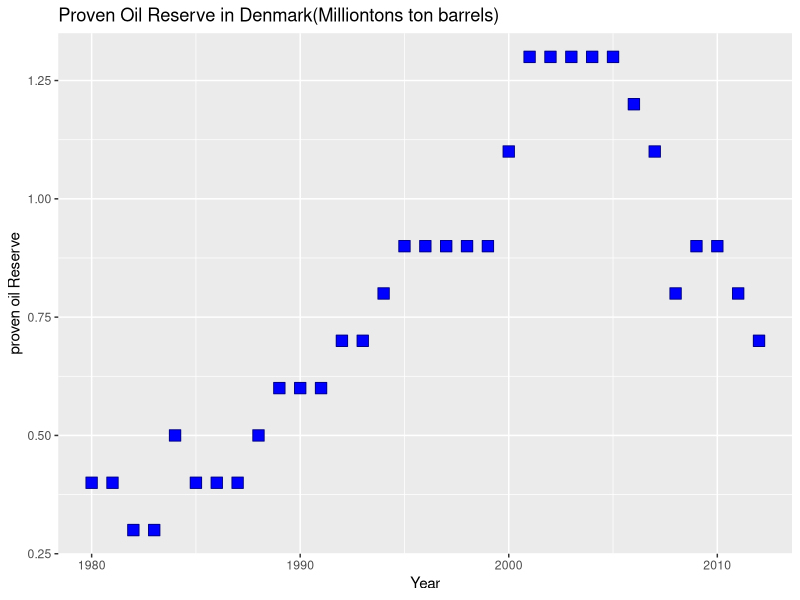
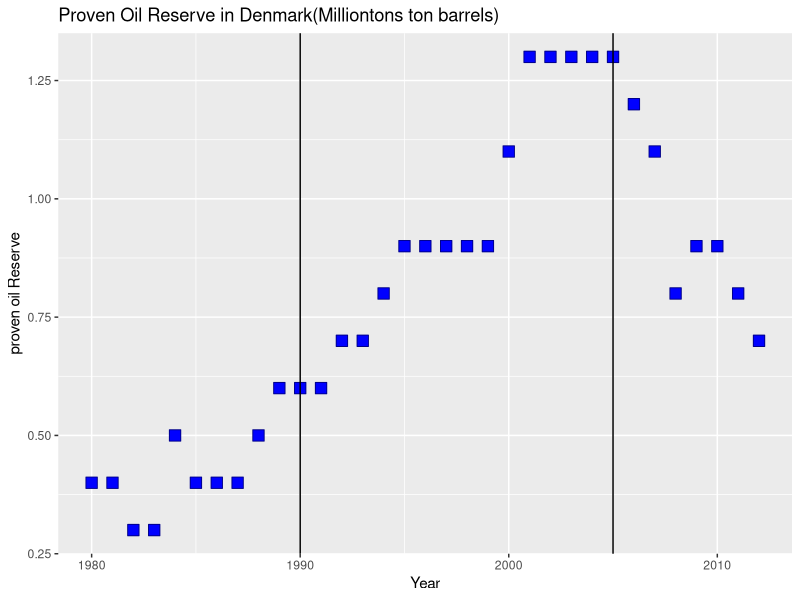
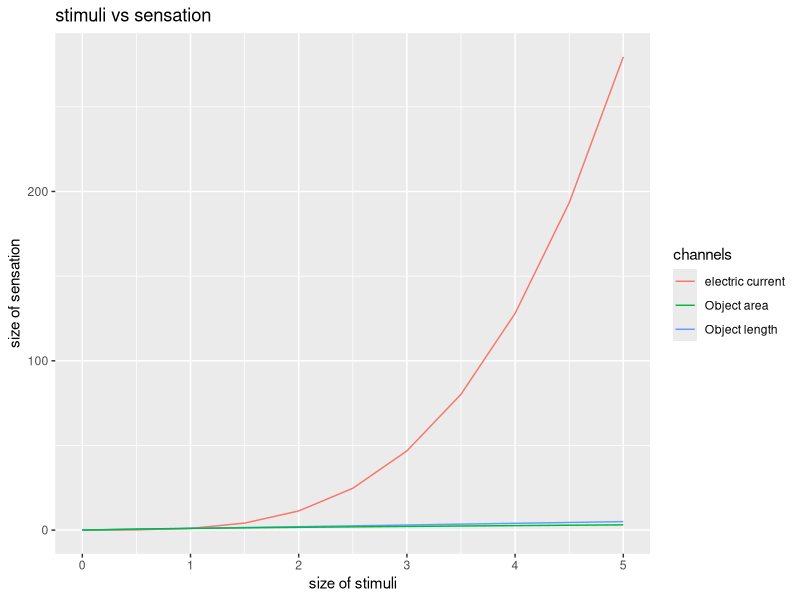
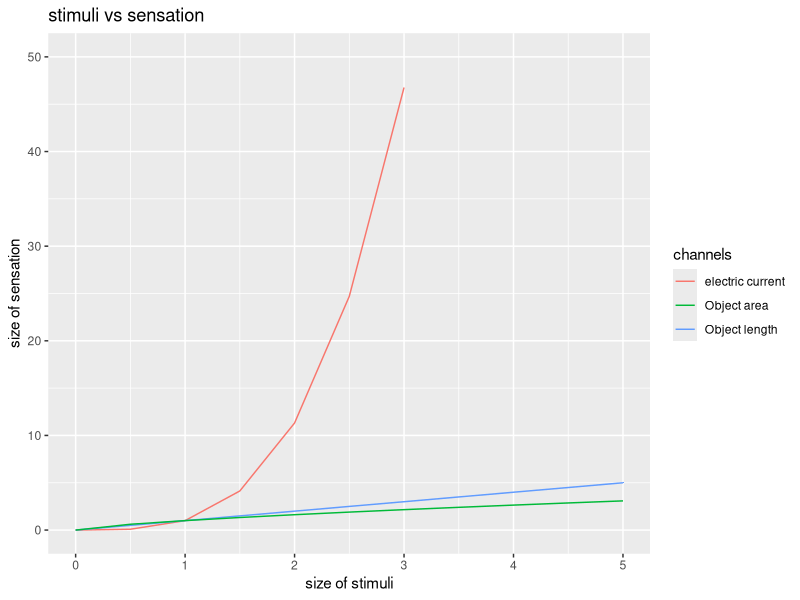
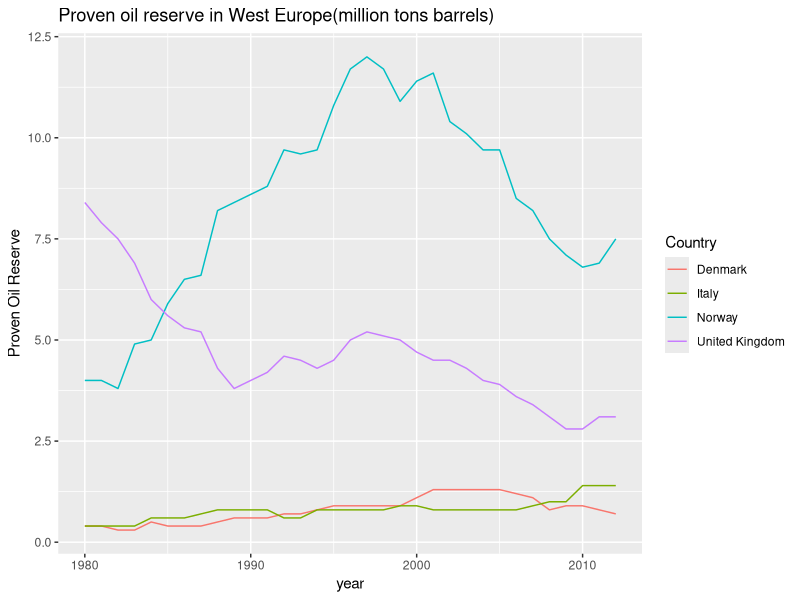
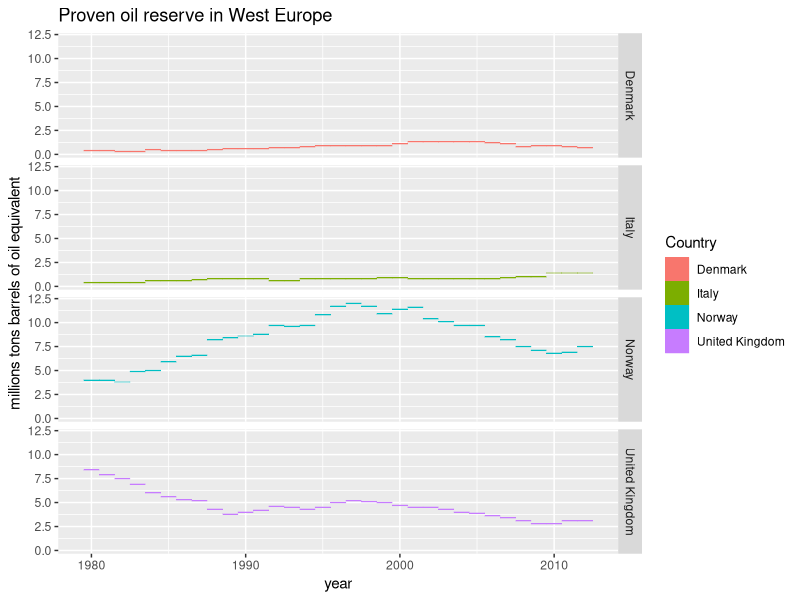
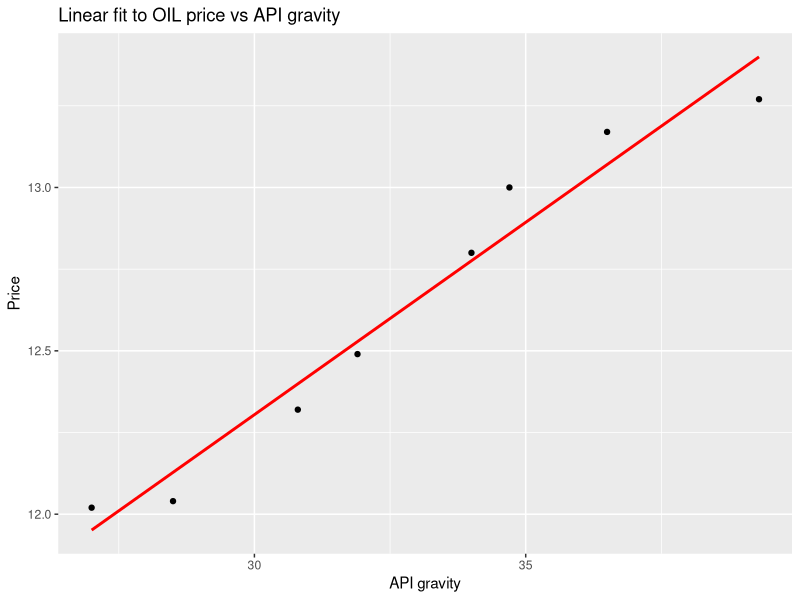

The R script that drew these images, in order:
## ---- chunk 1
library(tidyverse)

## ---- chunk 2
ProvenOilReservesZerosT<- read.csv("ProvenOilReservesZerosT.csv", header =T, stringsAsFactors = T )

ProvenOilReserveWEurope<- read.csv("ProvenOilReserveWEurope.csv", header =T, stringsAsFactors =T )
channels<-read.csv("channels.csv", header =T, stringsAsFactors =T )
## ---- chunk 3
p <- ggplot(ProvenOilReservesZerosT,aes(x=MTBarrels, y= Denmark))
p<-p + geom_point(shape=22,color="darkblue",fill="blue", size=4)
p<-p + labs(title ="Proven Oil Reserve in Denmark(Milliontons ton barrels)", x="Year", y="proven oil Reserve",size ="Amount")
p

## ---- chunk 4
p <- ggplot(ProvenOilReservesZerosT,aes(x=MTBarrels, y= Denmark))
p<-p + geom_point(shape=22,color="darkblue",fill="blue", size=4)
p<-p + labs(title ="Proven Oil Reserve in Denmark(Milliontons ton barrels)", x="Year", y="proven oil Reserve",size ="Amount")
p<-p + geom_vline(xintercept =1990,  )
p<-p + geom_vline(xintercept =2005, )
p
## ---- chunk 5
p<-ggplot(channels,aes(x=n))
p <- p + geom_line(aes(y=electric, color= "electric current"))
p<-p + geom_line(aes(y= length, color="Object length"))
p<-p + geom_line(aes(y= area, color= "Object area"))
p<- p + labs(title="stimuli vs sensation", x="size of stimuli", y="size of sensation"
             , color="channels")
p
## ---- chunk 6
p <- p + ylim(0,50)
p
## ---- chunk 7
p<- ggplot(ProvenOilReserveWEurope,aes(x=Year,y=MT.Barrels, group=Country ))
p<-p + geom_line(aes(color=Country))  
p<-p + labs(title ="Proven oil reserve in West Europe(million tons barrels)", x="year", y="Proven Oil Reserve")
p
## ---- chunk 8
p<-ggplot(ProvenOilReserveWEurope,aes(x=Year))
p<- p + geom_tile(aes(y=MT.Barrels, color=Country, fill = Country))
p<- p + facet_grid(Country ~ ., )
p <-p + labs(title = "Proven oil reserve in West Europe", x="year", y="millions tons barrels of oil equivalent")
p
## ---- chunk 9
OilQuality <- read.csv("OilQuality.csv", header = T, stringsAsFactors =T )
OilQuality
## ---- chunk 10
cor.API.Price <-cor(OilQuality$API,OilQuality$Price)
cor.API.Price
## ---- chunk 11
cov.API.Price <- cov(OilQuality$API, OilQuality$Price)
cov.API.Price
## ---- chunk 12
p <- ggplot(OilQuality,aes(x= API, y= Price))
p <- p + geom_point() 
p <- p + stat_smooth(method ="lm",se=F, formula = y ~ x, colour="red", )
p<- p + labs(title ="Linear fit to OIL price vs API gravity", x="API gravity", y="Price")
p
## ---- chunk 13
lm.output <- lm(formula = Price~API, data = OilQuality)
lm.output
## ---- chunk 14
summary(lm.output)
## ---- chunk 15
# Price <- 8.772568+0.117737*API

## ---- chunk 16
Price <- cor.API.Price * cor.API.Price
Price
## ---- chunk 17

predict(lm.output, newdata = data.frame(API = c(35.5, 45.5)))
## ---- chunk 18
UKdata <- read.csv("UKData.csv", header = T,stringsAsFactors = T)
UKdata
## ---- chunk 19
t.test(UKdata$AGPUKS, alternative = "greater", paird=F, mu= 12000, conf.level=0.95)
## ---- chunk 20
t.test(UKdata$AGPUKS, conf.level=0.95, mu=10000, alternative="greater")
## ---- chunk 21
t.test(UKdata$AGPUKS, conf.level=0.95, mu=8000, alternative="greater")
## ---- chunk 22
anova<- aov(OPUKShare ~ Operator, data = UKdata)
summary(anova)
